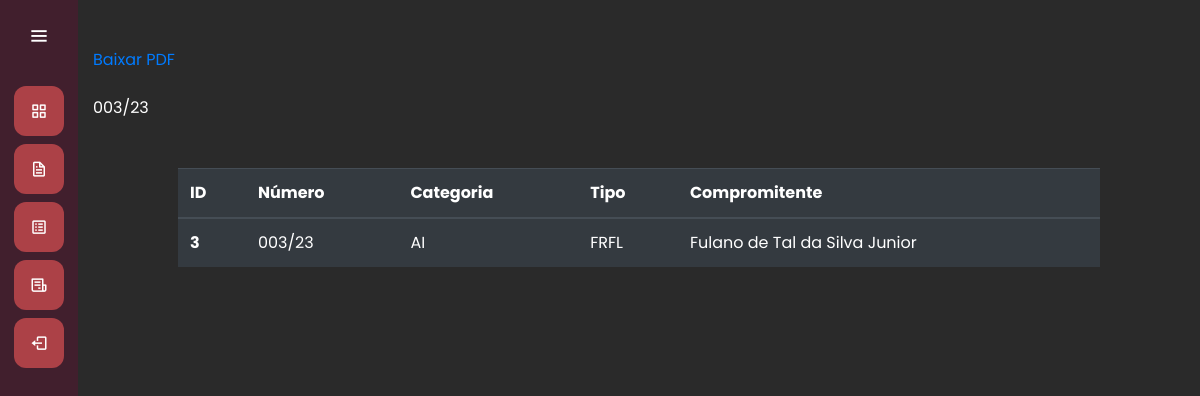
Page /autorizacao/autorizacao_list/3/ (signed in) on the committed database.
### autorizacao/models.py (models this page shows, shortened)
class Autorizacao(models.Model):
    categoria = models.CharField(max_length=50)
    tipo = models.CharField(max_length=50)
    numero = models.CharField(max_length=50)
    emissao = models.DateField()
    validade = models.IntegerField()
    proc_ADM = models.CharField(max_length=50)
    tcaNum = models.CharField(max_length=50)
    compromitente = models.CharField(max_length=100)
    cpfcnpj = models.CharField(max_length=50)
    insc_CAD = models.CharField(max_length=50)
    endereco = models.CharField(max_length=50)
    quadra = models.CharField(max_length=50)
    lote = models.CharField(max_length=50)
    bairro = models.CharField(max_length=50)
    area_lote = models.IntegerField()
    sup_aut = models.IntegerField()
    matricula = models.CharField(max_length=50)
    anuencia_CETESB = models.CharField(max_length=50)
    anuencia_CONDEMA = models.CharField(max_length=50)
    compensacao_averbacao = models.IntegerField()
    observacao = models.CharField(max_length=100)
    objetivo = models.CharField(max_length=100)
    local = models.CharField(max_length=50)
    nativos = models.IntegerField()
    exoticos = models.IntegerField()
    euterpe = models.IntegerField()
    transplante = models.CharField(max_length=50)
    vegetacao = models.CharField(max_length=50)
    estagio = models.CharField(max_length=50)
    area_aut = models.IntegerField()
    recup_PRAD = models.IntegerField()
    app1 = models.CharField(max_length=50)
    app2 = models.CharField(max_length=50)
    reserva = models.CharField(max_length=50)
    restricao = models.CharField(max_length=100)
    area_rest = models.IntegerField(default=0)

### autorizacao/views.py (the view)
# urls.py: path('autorizacao_list/<str:id>/', views.autorizacao_list, name="autorizacao_list"),
@login_required(login_url="/auth/login/")
def autorizacao_list(request, id):
    autorizacao = get_object_or_404(Autorizacao, id=id)
    return render(request, 'autorizacao_list.html', {'autorizacao': autorizacao})

### autorizacao/templates/autorizacao_list.html
{% extends 'base.html' %}
{% load static %}
{% block 'head'  %}
    <link rel="stylesheet" href="{% static 'autorizacao/css/autorizacao.css' %}">
    <link rel="stylesheet" href="{% static 'relatorios/css/listar_relatorio.css' %}">
{% endblock  %}
{% block 'dashboard'  %}
    <br>
    <br>
    <div class="container">
        <div class="row">
            <a class="col-md" href="{% url 'baixar' autorizacao.id %}">Baixar PDF</a>
        </div>
        <br>
        {{autorizacao.numero}}
    </div>
    <br>
    <br>
    <div class="container-fluid distanciamento">
        <table class="table table-dark">
            <thead>
                <tr>
                    <th scope="col">ID</th>
                    <th scope="col">Número</th>
                    <th scope="col">Categoria</th>
                    <th scope="col">Tipo</th>
                    <th scope="col">Compromitente</th>
                </tr>
            </thead>
            <tbody>
                    <tr>
                        <th scope="row">{{autorizacao.id}}</th>
                        <td>{{autorizacao.numero}}</td>
                        <td>{{autorizacao.categoria}}</td>
                        <td>{{autorizacao.tipo}}</td>
                        <td>{{autorizacao.compromitente}}</td>
                    </tr>
            </tbody>
        </table>
    </div>
{% endblock  %}

### templates/static/general/css/base.css (style rules this page uses)
* { margin: 0; padding: 0; box-sizing: border-box; font-family: "Poppins" , sans-serif; }

### templates/static/general/css/general.css (style rules this page uses)
:root { --main-color: #ac4147; --dark-color: #411f2d; --light-color: #ffc27f; --contrast-color: #f88863; --differential-color: #ffe29a; }

### templates/static/relatorios/css/listar_relatorio.css (style rules this page uses)
.distanciamento { padding-left: 100px; padding-right: 100px; }

### rows in the picture
Autorizacao: numero "003/23", id "3", categoria "AI", tipo "FRFL", compromitente "Fulano de Tal da Silva Junior"
